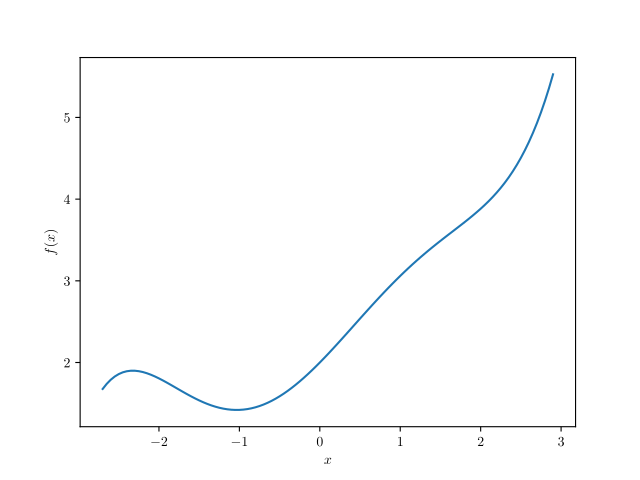

Recreate this plot in Python.
#!/usr/bin/python
import sys
import numpy as np
import matplotlib.pyplot as plt
import matplotlib
import scipy.stats

(X, Y) = np.loadtxt('output.dat', unpack=True)

matplotlib.rc('text', usetex = True)
params = {'text.latex.preamble' : ['\\usepackage{amsmath}', '\\usepackage{siunitx}', '\\sisetup{per-mode=fraction}', '\\sisetup{separate-uncertainty=true}']}
plt.rcParams.update(params)

plt.plot(X, Y)

plt.xlabel('$x$')
plt.ylabel('$f(x)$')

if len(sys.argv) == 1:
	plt.show()
else:
	plt.savefig(sys.argv[1])
